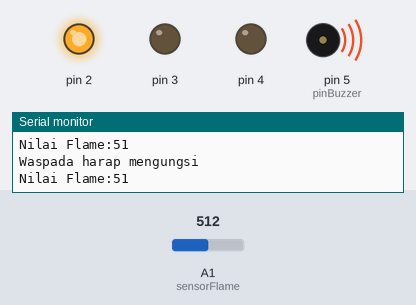
Bench run of a sketch on a simulated Arduino Uno, built with avr-gcc and run on an emulated ATmega328P. Shown: output pins drawn as LEDs (lit = HIGH), buzzer (waves = sounding, pin HIGH), the last lines printed to the serial monitor. Inputs (shaded band) come from the test bench; at power-on: A1 (sensorFlame) = 512.

Above: at 1.3 s.
1.4 s: A1 (sensorFlame) set to 1005
3.2 s: A1 (sensorFlame) set to 1014
At 4.7 s:
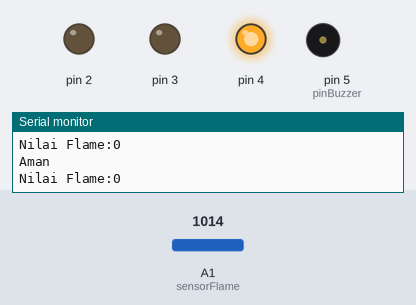
5.5 s: A1 (sensorFlame) set to 536
7.2 s: A1 (sensorFlame) set to 513
At 9.1 s:
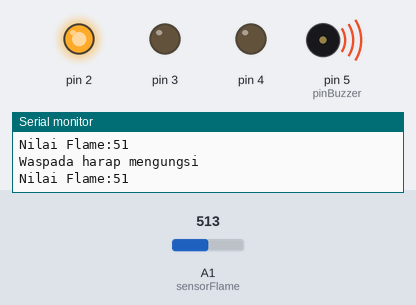
9.5 s: A1 (sensorFlame) set to 1023
At 10.7 s:
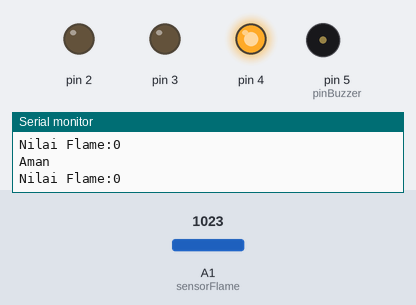
Timing chart, 0 to 12.5 s (numbered marks = the images above; inputs shaded):
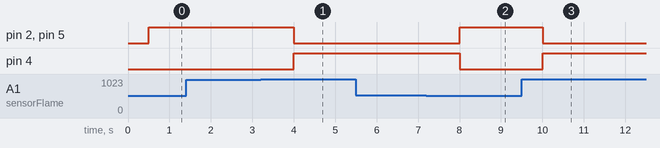

The sketch:

2._Flame_LED_Buzzer.ino
```cpp
//Inisialisasi pembuatan variable
int sensorFlame =A1;
int pinBuzzer =5;

void setup() {
 //Menentukan Fungsionalitas dari PIN pada Microcontroller
 Serial.begin(9600); //baudrate yang digunakan untuk komunikasi microcontroller dengan komputer
 pinMode(sensorFlame,INPUT);
 pinMode(pinBuzzer,OUTPUT);
 pinMode(2, OUTPUT);
 pinMode(3, OUTPUT);
 pinMode(4, OUTPUT);
}
void loop() {
 //Program yang akan dijalankan berulang-ulang
 int bacaFlame=analogRead(sensorFlame); //Membaca Nilai Flame
     bacaFlame=map(bacaFlame,1023,32,0,100);

 //Print ke Serial Monitor
 Serial.print("Nilai Flame:");
 Serial.print(bacaFlame);
 Serial.println();
 delay(500); //Jeda waktu perulagan seama 500 mili detik

  if (bacaFlame==0 && bacaFlame<=20){
    digitalWrite(pinBuzzer, LOW);
    digitalWrite(4, HIGH);
    digitalWrite(2, LOW);
    digitalWrite(3, LOW);
    Serial.println("Aman");
  }
  else if(bacaFlame==21 && bacaFlame<=40){
    digitalWrite(pinBuzzer, HIGH);
    delay(100);
    digitalWrite(pinBuzzer, LOW);
    delay(100);
    digitalWrite(3, HIGH);
    delay(500);
    digitalWrite(2, LOW);
    digitalWrite(4, LOW);
    Serial.println("WARNING!, Silahkan periksa");

  }
 else if(bacaFlame>= 50){
  digitalWrite(pinBuzzer, HIGH);
  digitalWrite(2, HIGH);
  digitalWrite(3, LOW);
  digitalWrite(4, LOW);
  Serial.println("Waspada harap mengungsi");
 }
}
```

Measured:
- the behaviour switches between 1013 and 1014 on A1 (sensorFlame) (found by bisection; images 0 and 1)
- the behaviour switches between 528 and 527 on A1 (sensorFlame) (found by bisection; images 1 and 2)
- after the input at 3.2 s, pin 2, pin 5 (pinBuzzer): HIGH → LOW after 0.80 s; pin 4: LOW → HIGH after 0.80 s
- after the input at 7.2 s, pin 2, pin 5 (pinBuzzer): LOW → HIGH after 0.81 s; pin 4: HIGH → LOW after 0.81 s
- after the input at 9.5 s, pin 2, pin 5 (pinBuzzer): HIGH → LOW after 0.51 s; pin 4: LOW → HIGH after 0.51 s
